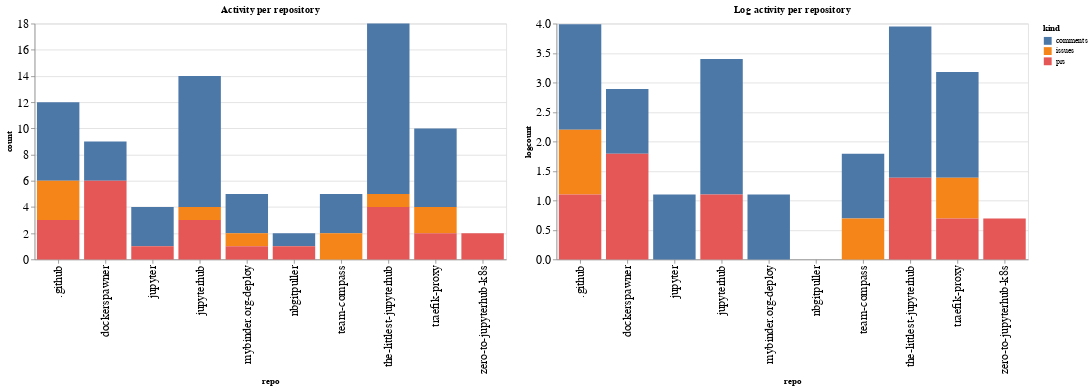

The cell this chart's notebook holds for it:
### Code cell
ch1 = alt.Chart(repo_summaries, width=600, title="Activity per repository").mark_bar().encode(
    x='repo',
    y='count',
    color='kind',
    tooltip="kind"
)

ch2 = alt.Chart(repo_summaries, width=600, title="Log activity per repository").mark_bar().encode(
    x='repo',
    y='logcount',
    color='kind',
    tooltip="kind"
)

ch1 | ch2

### Figure 1 — Vega-Lite specification as saved in the notebook (floating-point values rounded to 4 significant figures)
{"config": {"axisLeft": {"labelFontSize": 15}, "axisBottom": {"labelFontSize": 15}}, "hconcat": [{"mark": "bar", "encoding": {"color": {"type": "nominal", "field": "kind"}, "tooltip": {"type": "nominal", "field": "kind"}, "x": {"type": "nominal", "field": "repo"}, "y": {"type": "quantitative", "field": "count"}}, "title": "Activity per repository", "width": 600}, {"mark": "bar", "encoding": {"color": {"type": "nominal", "field": "kind"}, "tooltip": {"type": "nominal", "field": "kind"}, "x": {"type": "nominal", "field": "repo"}, "y": {"type": "quantitative", "field": "logcount"}}, "title": "Log activity per repository", "width": 600}], "data": {"name": "data-3f210d99271e7a9ffefbafeb9ba5b439"}, "$schema": "https://vega.github.io/schema/vega-lite/v4.8.1.json", "datasets": {"data-3f210d99271e7a9ffefbafeb9ba5b439": [{"repo": ".github", "kind": "comments", "count": 6, "logcount": 1.792}, {"repo": ".github", "kind": "issues", "count": 3, "logcount": 1.099}, {"repo": ".github", "kind": "prs", "count": 3, "logcount": 1.099}, {"repo": "dockerspawner", "kind": "comments", "count": 3, "logcount": 1.099}, {"repo": "dockerspawner", "kind": "prs", "count": 6, "logcount": 1.792}, {"repo": "jupyter", "kind": "comments", "count": 3, "logcount": 1.099}, {"repo": "jupyter", "kind": "prs", "count": 1, "logcount": 0.0}, {"repo": "jupyterhub", "kind": "comments", "count": 10, "logcount": 2.303}, {"repo": "jupyterhub", "kind": "issues", "count": 1, "logcount": 0.0}, {"repo": "jupyterhub", "kind": "prs", "count": 3, "logcount": 1.099}, {"repo": "mybinder.org-deploy", "kind": "comments", "count": 3, "logcount": 1.099}, {"repo": "mybinder.org-deploy", "kind": "issues", "count": 1, "logcount": 0.0}, {"repo": "mybinder.org-deploy", "kind": "prs", "count": 1, "logcount": 0.0}, {"repo": "nbgitpuller", "kind": "comments", "count": 1, "logcount": 0.0}, {"repo": "nbgitpuller", "kind": "prs", "count": 1, "logcount": 0.0}, {"repo": "team-compass", "kind": "comments", "count": 3, "logcount": 1.099}, {"repo": "team-compass", "kind": "issues", "count": 2, "logcount": 0.6931}, {"repo": "the-littlest-jupyterhub", "kind": "comments", "count": 13, "logcount": 2.565}, {"repo": "the-littlest-jupyterhub", "kind": "issues", "count": 1, "logcount": 0.0}, {"repo": "the-littlest-jupyterhub", "kind": "prs", "count": 4, "logcount": 1.386}, {"repo": "traefik-proxy", "kind": "comments", "count": 6, "logcount": 1.792}, {"repo": "traefik-proxy", "kind": "issues", "count": 2, "logcount": 0.6931}, {"repo": "traefik-proxy", "kind": "prs", "count": 2, "logcount": 0.6931}, {"repo": "zero-to-jupyterhub-k8s", "kind": "prs", "count": 2, "logcount": 0.6931}]}}
